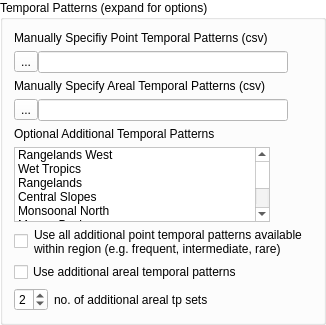
            <widget class="QgsCollapsibleGroupBox" name="gbTemporalPatterns">
             <property name="minimumSize">
              <size>
               <width>0</width>
               <height>0</height>
              </size>
             </property>
             <property name="palette">
              <palette>
               <active>
                <colorrole role="WindowText">
                 <brush brushstyle="SolidPattern">
                  <color alpha="255">
                   <red>0</red>
                   <green>0</green>
                   <blue>0</blue>
                  </color>
                 </brush>
                </colorrole>
                <colorrole role="Button">
                 <brush brushstyle="SolidPattern">
                  <color alpha="255">
                   <red>255</red>
                   <green>255</green>
                   <blue>255</blue>
                  </color>
                 </brush>
                </colorrole>
                <colorrole role="Light">
                 <brush brushstyle="SolidPattern">
                  <color alpha="255">
                   <red>255</red>
                   <green>255</green>
                   <blue>255</blue>
                  </color>
                 </brush>
                </colorrole>
                <colorrole role="Midlight">
                 <brush brushstyle="SolidPattern">
                  <color alpha="255">
                   <red>255</red>
                   <green>255</green>
                   <blue>255</blue>
                  </color>
                 </brush>
                </colorrole>
                <colorrole role="Dark">
                 <brush brushstyle="SolidPattern">
                  <color alpha="255">
                   <red>127</red>
                   <green>127</green>
                   <blue>127</blue>
                  </color>
                 </brush>
                </colorrole>
                <colorrole role="Mid">
                 <brush brushstyle="SolidPattern">
                  <color alpha="255">
                   <red>170</red>
                   <green>170</green>
                   <blue>170</blue>
                  </color>
                 </brush>
                </colorrole>
                <colorrole role="Text">
                 <brush brushstyle="SolidPattern">
                  <color alpha="255">
                   <red>0</red>
                   <green>0</green>
                   <blue>0</blue>
                  </color>
                 </brush>
                </colorrole>
                <colorrole role="BrightText">
                 <brush brushstyle="SolidPattern">
                  <color alpha="255">
                   <red>255</red>
                   <green>255</green>
                   <blue>255</blue>
                  </color>
                 </brush>
                </colorrole>
                <colorrole role="ButtonText">
                 <brush brushstyle="SolidPattern">
                  <color alpha="255">
                   <red>0</red>
                   <green>0</green>
                   <blue>0</blue>
                  </color>
                 </brush>
                </colorrole>
                <colorrole role="Base">
                 <brush brushstyle="SolidPattern">
                  <color alpha="255">
                   <red>255</red>
                   <green>255</green>
                   <blue>255</blue>
                  </color>
                 </brush>
                </colorrole>
                <colorrole role="Window">
                 <brush brushstyle="SolidPattern">
                  <color alpha="255">
                   <red>255</red>
                   <green>255</green>
                   <blue>255</blue>
                  </color>
                 </brush>
                </colorrole>
                <colorrole role="Shadow">
                 <brush brushstyle="SolidPattern">
                  <color alpha="255">
                   <red>0</red>
                   <green>0</green>
                   <blue>0</blue>
                  </color>
                 </brush>
                </colorrole>
                <colorrole role="AlternateBase">
                 <brush brushstyle="SolidPattern">
                  <color alpha="255">
                   <red>255</red>
                   <green>255</green>
                   <blue>255</blue>
                  </color>
                 </brush>
                </colorrole>
                <colorrole role="ToolTipBase">
                 <brush brushstyle="SolidPattern">
                  <color alpha="255">
                   <red>255</red>
                   <green>255</green>
                   <blue>220</blue>
                  </color>
                 </brush>
                </colorrole>
                <colorrole role="ToolTipText">
                 <brush brushstyle="SolidPattern">
                  <color alpha="255">
                   <red>0</red>
                   <green>0</green>
                   <blue>0</blue>
                  </color>
                 </brush>
                </colorrole>
                <colorrole role="PlaceholderText">
                 <brush brushstyle="NoBrush">
                  <color alpha="128">
                   <red>0</red>
                   <green>0</green>
                   <blue>0</blue>
                  </color>
                 </brush>
                </colorrole>
               </active>
               <inactive>
                <colorrole role="WindowText">
                 <brush brushstyle="SolidPattern">
                  <color alpha="255">
                   <red>0</red>
                   <green>0</green>
                   <blue>0</blue>
                  </color>
                 </brush>
                </colorrole>
                <colorrole role="Button">
                 <brush brushstyle="SolidPattern">
                  <color alpha="255">
                   <red>255</red>
                   <green>255</green>
                   <blue>255</blue>
                  </color>
                 </brush>
                </colorrole>
                <colorrole role="Light">
                 <brush brushstyle="SolidPattern">
                  <color alpha="255">
                   <red>255</red>
                   <green>255</green>
                   <blue>255</blue>
                  </color>
                 </brush>
                </colorrole>
                <colorrole role="Midlight">
                 <brush brushstyle="SolidPattern">
                  <color alpha="255">
                   <red>255</red>
                   <green>255</green>
                   <blue>255</blue>
                  </color>
                 </brush>
                </colorrole>
                <colorrole role="Dark">
                 <brush brushstyle="SolidPattern">
                  <color alpha="255">
                   <red>127</red>
                   <green>127</green>
                   <blue>127</blue>
                  </color>
                 </brush>
                </colorrole>
                <colorrole role="Mid">
                 <brush brushstyle="SolidPattern">
                  <color alpha="255">
                   <red>170</red>
                   <green>170</green>
                   <blue>170</blue>
                  </color>
                 </brush>
                </colorrole>
                <colorrole role="Text">
                 <brush brushstyle="SolidPattern">
                  <color alpha="255">
                   <red>0</red>
                   <green>0</green>
                   <blue>0</blue>
                  </color>
                 </brush>
                </colorrole>
                <colorrole role="BrightText">
                 <brush brushstyle="SolidPattern">
                  <color alpha="255">
                   <red>255</red>
                   <green>255</green>
                   <blue>255</blue>
                  </color>
                 </brush>
                </colorrole>
                <colorrole role="ButtonText">
                 <brush brushstyle="SolidPattern">
                  <color alpha="255">
                   <red>0</red>
                   <green>0</green>
                   <blue>0</blue>
                  </color>
                 </brush>
                </colorrole>
                <colorrole role="Base">
                 <brush brushstyle="SolidPattern">
                  <color alpha="255">
                   <red>255</red>
                   <green>255</green>
                   <blue>255</blue>
                  </color>
                 </brush>
                </colorrole>
                <colorrole role="Window">
                 <brush brushstyle="SolidPattern">
                  <color alpha="255">
                   <red>255</red>
                   <green>255</green>
                   <blue>255</blue>
                  </color>
                 </brush>
                </colorrole>
                <colorrole role="Shadow">
                 <brush brushstyle="SolidPattern">
                  <color alpha="255">
                   <red>0</red>
                   <green>0</green>
                   <blue>0</blue>
                  </color>
                 </brush>
                </colorrole>
                <colorrole role="AlternateBase">
                 <brush brushstyle="SolidPattern">
                  <color alpha="255">
                   <red>255</red>
                   <green>255</green>
                   <blue>255</blue>
                  </color>
                 </brush>
                </colorrole>
                <colorrole role="ToolTipBase">
                 <brush brushstyle="SolidPattern">
                  <color alpha="255">
                   <red>255</red>
                   <green>255</green>
                   <blue>220</blue>
                  </color>
                 </brush>
                </colorrole>
                <colorrole role="ToolTipText">
                 <brush brushstyle="SolidPattern">
                  <color alpha="255">
                   <red>0</red>
                   <green>0</green>
                   <blue>0</blue>
                  </color>
                 </brush>
                </colorrole>
                <colorrole role="PlaceholderText">
                 <brush brushstyle="NoBrush">
                  <color alpha="128">
                   <red>0</red>
                   <green>0</green>
                   <blue>0</blue>
                  </color>
                 </brush>
                </colorrole>
               </inactive>
               <disabled>
                <colorrole role="WindowText">
                 <brush brushstyle="SolidPattern">
                  <color alpha="255">
                   <red>127</red>
                   <green>127</green>
                   <blue>127</blue>
                  </color>
                 </brush>
                </colorrole>
                <colorrole role="Button">
                 <brush brushstyle="SolidPattern">
                  <color alpha="255">
                   <red>255</red>
                   <green>255</green>
                   <blue>255</blue>
                  </color>
                 </brush>
                </colorrole>
                <colorrole role="Light">
                 <brush brushstyle="SolidPattern">
                  <color alpha="255">
                   <red>255</red>
                   <green>255</green>
                   <blue>255</blue>
                  </color>
                 </brush>
                </colorrole>
                <colorrole role="Midlight">
                 <brush brushstyle="SolidPattern">
                  <color alpha="255">
                   <red>255</red>
                   <green>255</green>
                   <blue>255</blue>
                  </color>
                 </brush>
                </colorrole>
                <colorrole role="Dark">
                 <brush brushstyle="SolidPattern">
                  <color alpha="255">
                   <red>127</red>
                   <green>127</green>
                   <blue>127</blue>
                  </color>
                 </brush>
                </colorrole>
                <colorrole role="Mid">
                 <brush brushstyle="SolidPattern">
                  <color alpha="255">
                   <red>170</red>
                   <green>170</green>
                   <blue>170</blue>
                  </color>
                 </brush>
                </colorrole>
                <colorrole role="Text">
                 <brush brushstyle="SolidPattern">
                  <color alpha="255">
                   <red>127</red>
                   <green>127</green>
                   <blue>127</blue>
                  </color>
                 </brush>
                </colorrole>
                <colorrole role="BrightText">
                 <brush brushstyle="SolidPattern">
                  <color alpha="255">
                   <red>255</red>
                   <green>255</green>
                   <blue>255</blue>
                  </color>
                 </brush>
                </colorrole>
                <colorrole role="ButtonText">
                 <brush brushstyle="SolidPattern">
                  <color alpha="255">
                   <red>127</red>
                   <green>127</green>
                   <blue>127</blue>
                  </color>
                 </brush>
                </colorrole>
                <colorrole role="Base">
                 <brush brushstyle="SolidPattern">
                  <color alpha="255">
                   <red>255</red>
                   <green>255</green>
                   <blue>255</blue>
                  </color>
                 </brush>
                </colorrole>
                <colorrole role="Window">
                 <brush brushstyle="SolidPattern">
                  <color alpha="255">
                   <red>255</red>
                   <green>255</green>
                   <blue>255</blue>
                  </color>
                 </brush>
                </colorrole>
                <colorrole role="Shadow">
                 <brush brushstyle="SolidPattern">
                  <color alpha="255">
                   <red>0</red>
                   <green>0</green>
                   <blue>0</blue>
                  </color>
                 </brush>
                </colorrole>
                <colorrole role="AlternateBase">
                 <brush brushstyle="SolidPattern">
                  <color alpha="255">
                   <red>255</red>
                   <green>255</green>
                   <blue>255</blue>
                  </color>
                 </brush>
                </colorrole>
                <colorrole role="ToolTipBase">
                 <brush brushstyle="SolidPattern">
                  <color alpha="255">
                   <red>255</red>
                   <green>255</green>
                   <blue>220</blue>
                  </color>
                 </brush>
                </colorrole>
                <colorrole role="ToolTipText">
                 <brush brushstyle="SolidPattern">
                  <color alpha="255">
                   <red>0</red>
                   <green>0</green>
                   <blue>0</blue>
                  </color>
                 </brush>
                </colorrole>
                <colorrole role="PlaceholderText">
                 <brush brushstyle="NoBrush">
                  <color alpha="128">
                   <red>0</red>
                   <green>0</green>
                   <blue>0</blue>
                  </color>
                 </brush>
                </colorrole>
               </disabled>
              </palette>
             </property>
             <property name="autoFillBackground">
              <bool>true</bool>
             </property>
             <property name="title">
              <string>Temporal Patterns (expand for options)</string>
             </property>
             <property name="flat">
              <bool>false</bool>
             </property>
             <property name="checkable">
              <bool>false</bool>
             </property>
             <property name="collapsed">
              <bool>false</bool>
             </property>
             <layout class="QVBoxLayout" name="verticalLayout_10">
              <item>
               <widget class="QLabel" name="label_4">
                <property name="text">
                 <string>Manually Specifiy Point Temporal Patterns (csv)</string>
                </property>
               </widget>
              </item>
              <item>
               <layout class="QHBoxLayout" name="horizontalLayout">
                <property name="spacing">
                 <number>0</number>
                </property>
                <item>
                 <widget class="QToolButton" name="btnBrowsePTP">
                  <property name="text">
                   <string>...</string>
                  </property>
                 </widget>
                </item>
                <item>
                 <widget class="QLineEdit" name="lePTP">
                  <property name="minimumSize">
                   <size>
                    <width>250</width>
                    <height>0</height>
                   </size>
                  </property>
                 </widget>
                </item>
                <item>
                 <spacer name="horizontalSpacer_7">
                  <property name="orientation">
                   <enum>Qt::Horizontal</enum>
                  </property>
                  <property name="sizeHint" stdset="0">
                   <size>
                    <width>0</width>
                    <height>20</height>
                   </size>
                  </property>
                 </spacer>
                </item>
               </layout>
              </item>
              <item>
               <widget class="QLabel" name="label_21">
                <property name="text">
                 <string>Manually Specify Areal Temporal Patterns (csv)</string>
                </property>
               </widget>
              </item>
              <item>
               <layout class="QHBoxLayout" name="horizontalLayout_2">
                <property name="spacing">
                 <number>0</number>
                </property>
                <item>
                 <widget class="QToolButton" name="btnBrowseATP">
                  <property name="text">
                   <string>...</string>
                  </property>
                 </widget>
                </item>
                <item>
                 <widget class="QLineEdit" name="leATP">
                  <property name="minimumSize">
                   <size>
                    <width>250</width>
                    <height>0</height>
                   </size>
                  </property>
                 </widget>
                </item>
                <item>
                 <spacer name="horizontalSpacer_8">
                  <property name="orientation">
                   <enum>Qt::Horizontal</enum>
                  </property>
                  <property name="sizeHint" stdset="0">
                   <size>
                    <width>0</width>
                    <height>20</height>
                   </size>
                  </property>
                 </spacer>
                </item>
               </layout>
              </item>
              <item>
               <widget class="QLabel" name="label_3">
                <property name="text">
                 <string>Optional Additional Temporal Patterns</string>
                </property>
               </widget>
              </item>
              <item>
               <layout class="QHBoxLayout" name="horizontalLayout_12">
                <item>
                 <widget class="QListWidget" name="listWidget_tpRegions">
                  <property name="maximumSize">
                   <size>
                    <width>16777215</width>
                    <height>75</height>
                   </size>
                  </property>
                  <property name="selectionMode">
                   <enum>QAbstractItemView::MultiSelection</enum>
                  </property>
                  <item>
                   <property name="text">
                    <string>Rangelands West</string>
                   </property>
                  </item>
                  <item>
                   <property name="text">
                    <string>Wet Tropics</string>
                   </property>
                  </item>
                  <item>
                   <property name="text">
                    <string>Rangelands</string>
                   </property>
                  </item>
                  <item>
                   <property name="text">
                    <string>Central Slopes</string>
                   </property>
                  </item>
                  <item>
                   <property name="text">
                    <string>Monsoonal North</string>
                   </property>
                  </item>
                  <item>
                   <property name="text">
                    <string>Murray Basin</string>
                   </property>
                  </item>
                  <item>
                   <property name="text">
                    <string>East Coast North</string>
                   </property>
                  </item>
                  <item>
                   <property name="text">
                    <string>East Coast South</string>
                   </property>
                  </item>
                  <item>
                   <property name="text">
                    <string>Southern Slopes Mainland</string>
                   </property>
                  </item>
                  <item>
                   <property name="text">
                    <string>Southern Slopes Tasmania</string>
                   </property>
                  </item>
                  <item>
                   <property name="text">
                    <string>East Flatlands</string>
                   </property>
                  </item>
                  <item>
                   <property name="text">
                    <string>West Flatlands</string>
                   </property>
                  </item>
                 </widget>
                </item>
                <item>
                 <spacer name="horizontalSpacer_6">
                  <property name="orientation">
                   <enum>Qt::Horizontal</enum>
                  </property>
                  <property name="sizeHint" stdset="0">
                   <size>
                    <width>0</width>
                    <height>20</height>
                   </size>
                  </property>
                 </spacer>
                </item>
               </layout>
              </item>
              <item>
               <layout class="QHBoxLayout" name="horizontalLayout_20">
                <item>
                 <widget class="QCheckBox" name="cbUseAllPointTP">
                  <property name="text">
                   <string/>
                  </property>
                 </widget>
                </item>
                <item>
                 <widget class="QLabel" name="cbUseAllPointTPLabel">
                  <property name="text">
                   <string>Use all additional point temporal patterns available within region (e.g. frequent, intermediate, rare)</string>
                  </property>
                  <property name="wordWrap">
                   <bool>true</bool>
                  </property>
                 </widget>
                </item>
                <item>
                 <spacer name="horizontalSpacer_14">
                  <property name="orientation">
                   <enum>Qt::Horizontal</enum>
                  </property>
                  <property name="sizeHint" stdset="0">
                   <size>
                    <width>10</width>
                    <height>20</height>
                   </size>
                  </property>
                 </spacer>
                </item>
               </layout>
              </item>
              <item>
               <layout class="QVBoxLayout" name="verticalLayout_21">
                <item>
                 <widget class="QCheckBox" name="cbAddArealTP">
                  <property name="text">
                   <string>Use additional areal temporal patterns</string>
                  </property>
                 </widget>
                </item>
                <item>
                 <layout class="QHBoxLayout" name="horizontalLayout_21">
                  <item>
                   <widget class="QSpinBox" name="sbNoAdditionalTP">
                    <property name="minimum">
                     <number>1</number>
                    </property>
                    <property name="maximum">
                     <number>8</number>
                    </property>
                    <property name="value">
                     <number>2</number>
                    </property>
                   </widget>
                  </item>
                  <item>
                   <widget class="QLabel" name="label_32">
                    <property name="text">
                     <string>no. of additional areal tp sets</string>
                    </property>
                   </widget>
                  </item>
                  <item>
                   <spacer name="horizontalSpacer_15">
                    <property name="orientation">
                     <enum>Qt::Horizontal</enum>
                    </property>
                    <property name="sizeHint" stdset="0">
                     <size>
                      <width>40</width>
                      <height>20</height>
                     </size>
                    </property>
                   </spacer>
                  </item>
                 </layout>
                </item>
               </layout>
              </item>
             </layout>
            </widget>
